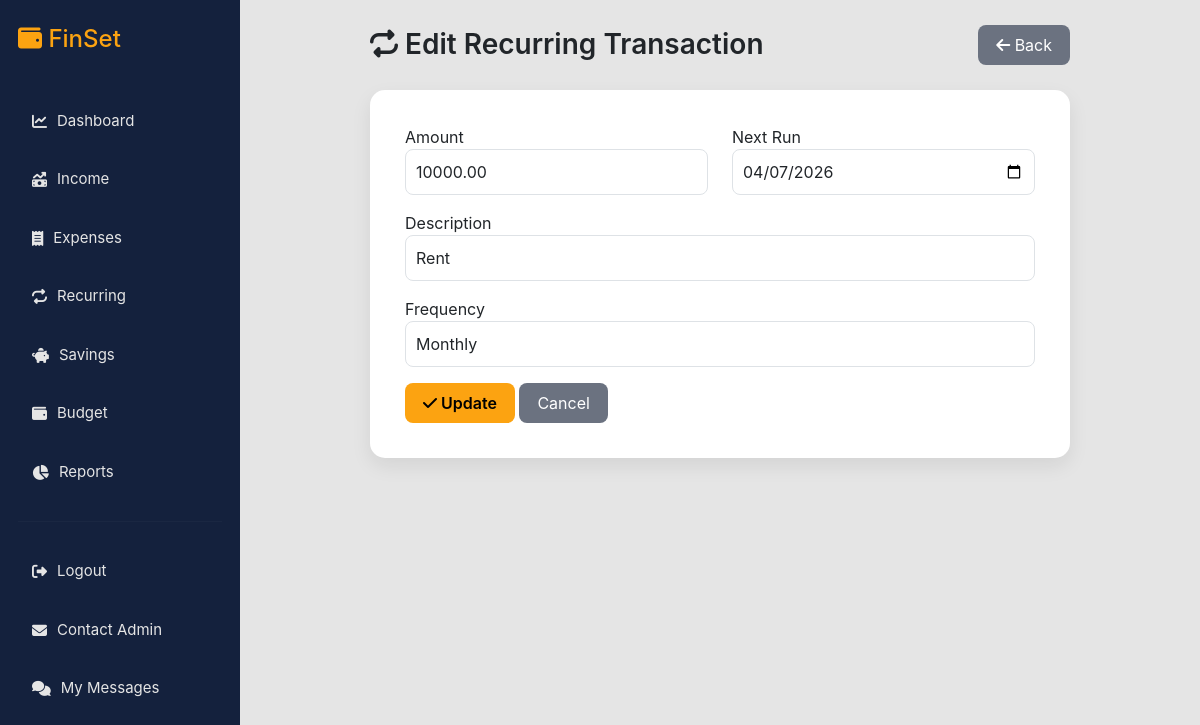
The app's page /recurring/edit.php?id=2 (signed in) with its own data.
### tables this page shows
CREATE TABLE IF NOT EXISTS `recurring_transactions` (
  `id` int NOT NULL AUTO_INCREMENT,
  `user_id` int NOT NULL,
  `type` enum('income','expense') NOT NULL,
  `amount` decimal(10,2) NOT NULL,
  `category_id` int DEFAULT NULL,
  `description` varchar(255) DEFAULT NULL,
  `frequency` enum('monthly','weekly','yearly') NOT NULL,
  `next_run` date NOT NULL,
  `status` enum('active','paused') DEFAULT 'active',
  `created_at` timestamp NULL DEFAULT CURRENT_TIMESTAMP,
  `goal_id` int DEFAULT NULL,
  PRIMARY KEY (`id`)
);

### recurring/edit.php (the view, shortened to what this page needs)
<?php
include "../config/database.php";
$user_id = $_SESSION['user_id'];
$id = intval($_GET['id']);
$recurring = mysqli_fetch_assoc(mysqli_query($conn,"
    SELECT * FROM recurring_transactions
    WHERE id='$id' AND user_id='$user_id'
"));
?>
<!DOCTYPE html>
<html>
<head>
<link href="https://cdn.jsdelivr.net/npm/bootstrap@5.3.0/dist/css/bootstrap.min.css" rel="stylesheet">
<link rel="stylesheet"
href="https://cdnjs.cloudflare.com/ajax/libs/font-awesome/6.5.0/css/all.min.css">
</head>
<body>
<div class="main-container">
<?php include "../includes/sidebar.php"; ?>
<div class="content">
<div class="page-header">
<h3><i class="fa-solid fa-repeat"></i> Edit Recurring Transaction</h3>
<a href="index.php" class="btn btn-back">
<i class="fa-solid fa-arrow-left"></i> Back
</a>
</div>
<div class="form-card">
<form method="POST">
<div class="row">
<div class="col-md-6 mb-3">
<label>Amount</label>
<input type="number"
step="0.01"
name="amount"
value="<?php echo $recurring['amount']; ?>"
class="form-control"
required>
</div>
<div class="col-md-6 mb-3">
<label>Next Run</label>
<input type="date"
name="next_run"
value="<?php echo $recurring['next_run']; ?>"
class="form-control"
required>
</div>
</div>
<div class="mb-3">
<label>Description</label>
<input type="text"
name="description"
value="<?php echo $recurring['description']; ?>"
class="form-control">
</div>
<div class="mb-3">
<label>Frequency</label>
<select name="frequency" class="form-control">
<option value="monthly"
<?php if($recurring['frequency']=='monthly') echo "selected"; ?>>
Monthly
</option>
</select>
</div>
<button class="btn btn-update">
<i class="fa-solid fa-check"></i> Update
</button>
<a href="index.php" class="btn btn-cancel">
Cancel
</a>
</form>
</div>
</div>
</body>
</html>

### recurring/edit.php (style rules this page uses)
body { margin:0; background:#E5E5E5; font-family:'Inter','Segoe UI',sans-serif; }
.main-container { display:flex; }
.content { margin-left:240px; width:calc(100% - 240px); padding:25px; display:flex; flex-direction:column; align-items:center; }
.page-header { width:700px; display:flex; justify-content:space-between; align-items:center; margin-bottom:25px; }
.page-header h3 { margin:0; font-weight:600; }
.form-card { background:white; border-radius:15px; box-shadow:0 8px 20px rgba(0,0,0,0.08); padding:35px; width:700px; }
.form-control { border-radius:8px; padding:10px; }
.btn-update { background:#FCA311; border:none; color:#000; font-weight:600; padding:8px 18px; border-radius:8px; }
.btn-cancel { background:#6b7280; border:none; color:white; padding:8px 18px; border-radius:8px; }
.btn-back { background:#6b7280; border:none; color:white; padding:8px 18px; border-radius:8px; }

### records on screen
recurring_transactions: amount "10000.00", next_run "04/07/2026", description "Rent", frequency "Monthly"
